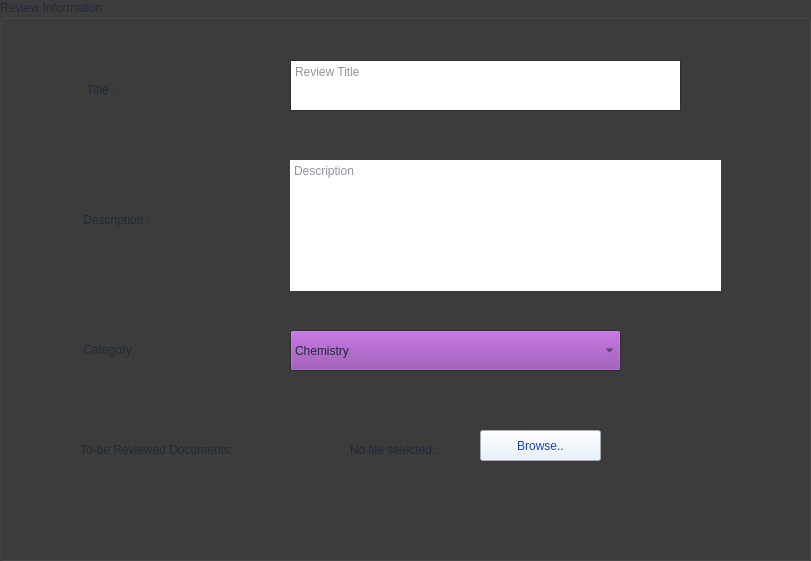
       <widget class="QGroupBox" name="groupBox_6">
        <property name="geometry">
         <rect>
          <x>230</x>
          <y>50</y>
          <width>811</width>
          <height>561</height>
         </rect>
        </property>
        <property name="palette">
         <palette>
          <active>
           <colorrole role="WindowText">
            <brush brushstyle="SolidPattern">
             <color alpha="255">
              <red>31</red>
              <green>41</green>
              <blue>55</blue>
             </color>
            </brush>
           </colorrole>
           <colorrole role="Button">
            <brush brushstyle="SolidPattern">
             <color alpha="255">
              <red>145</red>
              <green>65</green>
              <blue>172</blue>
             </color>
            </brush>
           </colorrole>
           <colorrole role="Text">
            <brush brushstyle="SolidPattern">
             <color alpha="255">
              <red>31</red>
              <green>41</green>
              <blue>55</blue>
             </color>
            </brush>
           </colorrole>
           <colorrole role="ButtonText">
            <brush brushstyle="SolidPattern">
             <color alpha="255">
              <red>31</red>
              <green>41</green>
              <blue>55</blue>
             </color>
            </brush>
           </colorrole>
           <colorrole role="Window">
            <brush brushstyle="SolidPattern">
             <color alpha="255">
              <red>61</red>
              <green>61</green>
              <blue>61</blue>
             </color>
            </brush>
           </colorrole>
           <colorrole role="PlaceholderText">
            <brush brushstyle="SolidPattern">
             <color alpha="128">
              <red>31</red>
              <green>41</green>
              <blue>55</blue>
             </color>
            </brush>
           </colorrole>
          </active>
          <inactive>
           <colorrole role="WindowText">
            <brush brushstyle="SolidPattern">
             <color alpha="255">
              <red>31</red>
              <green>41</green>
              <blue>55</blue>
             </color>
            </brush>
           </colorrole>
           <colorrole role="Button">
            <brush brushstyle="SolidPattern">
             <color alpha="255">
              <red>145</red>
              <green>65</green>
              <blue>172</blue>
             </color>
            </brush>
           </colorrole>
           <colorrole role="Text">
            <brush brushstyle="SolidPattern">
             <color alpha="255">
              <red>31</red>
              <green>41</green>
              <blue>55</blue>
             </color>
            </brush>
           </colorrole>
           <colorrole role="ButtonText">
            <brush brushstyle="SolidPattern">
             <color alpha="255">
              <red>31</red>
              <green>41</green>
              <blue>55</blue>
             </color>
            </brush>
           </colorrole>
           <colorrole role="Window">
            <brush brushstyle="SolidPattern">
             <color alpha="255">
              <red>61</red>
              <green>61</green>
              <blue>61</blue>
             </color>
            </brush>
           </colorrole>
           <colorrole role="PlaceholderText">
            <brush brushstyle="SolidPattern">
             <color alpha="128">
              <red>31</red>
              <green>41</green>
              <blue>55</blue>
             </color>
            </brush>
           </colorrole>
          </inactive>
          <disabled>
           <colorrole role="WindowText">
            <brush brushstyle="SolidPattern">
             <color alpha="255">
              <red>31</red>
              <green>41</green>
              <blue>55</blue>
             </color>
            </brush>
           </colorrole>
           <colorrole role="Button">
            <brush brushstyle="SolidPattern">
             <color alpha="255">
              <red>145</red>
              <green>65</green>
              <blue>172</blue>
             </color>
            </brush>
           </colorrole>
           <colorrole role="Text">
            <brush brushstyle="SolidPattern">
             <color alpha="255">
              <red>31</red>
              <green>41</green>
              <blue>55</blue>
             </color>
            </brush>
           </colorrole>
           <colorrole role="ButtonText">
            <brush brushstyle="SolidPattern">
             <color alpha="255">
              <red>31</red>
              <green>41</green>
              <blue>55</blue>
             </color>
            </brush>
           </colorrole>
           <colorrole role="Base">
            <brush brushstyle="SolidPattern">
             <color alpha="255">
              <red>61</red>
              <green>61</green>
              <blue>61</blue>
             </color>
            </brush>
           </colorrole>
           <colorrole role="Window">
            <brush brushstyle="SolidPattern">
             <color alpha="255">
              <red>61</red>
              <green>61</green>
              <blue>61</blue>
             </color>
            </brush>
           </colorrole>
           <colorrole role="PlaceholderText">
            <brush brushstyle="SolidPattern">
             <color alpha="128">
              <red>31</red>
              <green>41</green>
              <blue>55</blue>
             </color>
            </brush>
           </colorrole>
          </disabled>
         </palette>
        </property>
        <property name="styleSheet">
         <string notr="true">/* Research Publication App Stylesheet - LIGHT MODE */

* {
    font-family: -apple-system, BlinkMacSystemFont, &quot;Segoe UI&quot;, Roboto, Arial, sans-serif;
}

QMainWindow {
    background-color: #f6f8fc;
}

#sidebar {
    background-color: #ffffff;
    border-right: 1px solid #d8e0f0;
}

#appTitle {
    color: #1a7a7f;                /* darker version of your teal */
    font-size: 20pt;
    font-weight: bold;
    padding: 16px;
    background-color: transparent;
}

/* Navigation Buttons */
#homeNavButton, #myPageNavButton, #quitb {
    text-align: left;
    padding: 12px 16px;
    border-radius: 8px;
    background-color: transparent;
    color: #2d3748;
    font-size: 11pt;
    border: none;
}

#homeNavButton:hover, #myPageNavButton:hover {
    background-color: rgba(48, 185, 191, 0.08);
}

#homeNavButton:pressed, #myPageNavButton:pressed {
    background-color: rgba(48, 185, 191, 0.15);
}

#quitb {
    color: #2d3748;
    margin-top: 8px;
}

#quitb:hover {
    background-color: rgba(200, 30, 30, 0.08);
    color: #c62828;
}

/* Top Bars */
#homeTopBar, #myPageTopBar {
    background-color: #f6f8fc;
    padding: 16px 24px;
}

#homeTitle, #myPageTitle {
    color: #1f2937;
    font-size: 18pt;
    font-weight: bold;
    background-color: transparent;
}

/* Search Bar */
QLineEdit#searchBar {
    background-color: #ffffff !important;
    border: 1px solid #c0d0e8;
    border-radius: 20px;
    padding: 10px 16px;
    color: #1f2937;
    font-size: 10pt;
}

QLineEdit#searchBar:focus {
    border: 2px solid #30b9bf;
    background-color: #ffffff !important;
}

QLineEdit#searchBar:hover {
    border: 1px solid #30b9bf;
}

/* Scroll Areas */
#homeScrollArea, #myScrollArea {
    background-color: #f6f8fc;
    border: none;
}

#homeScrollArea &gt; QWidget, #myScrollArea &gt; QWidget {
    background-color: #f6f8fc;
}

/* Publication Cards */
#publicationCard {
    background-color: #ffffff;
    border-radius: 10px;
    border: 1px solid #e2e8f0;
    box-shadow: 0 1px 3px rgba(0,0,0,0.06);
}

#publicationCard:hover {
    border: 1px solid #30b9bf;
    background-color: #f8fcff;
    box-shadow: 0 4px 12px rgba(48,185,191,0.12);
}

#cardTitle {
    color: #1f2937;
    font-size: 14pt;
    font-weight: bold;
    background-color: transparent;
}

#cardAuthors {
    color: #4b5563;
    font-size: 10pt;
    background-color: transparent;
}

#cardDate {
    color: #6b7280;
    font-size: 9pt;
    background-color: transparent;
}

/* Primary Button (Upload/Browse) */
#Browse {
    background-color: #30b9bf;
    color: white;
    border: none;
    border-radius: 20px;
    padding: 10px 20px;
    font-weight: bold;
    font-size: 10pt;
}

#Browse:hover {
    background-color: #3dd4db;
}

#Browse:pressed {
    background-color: #26a0a6;
}

/* Secondary Buttons (View, Download) */
#secondaryButton {
    background-color: transparent;
    border: 1px solid #30b9bf;
    color: #30b9bf;
    border-radius: 16px;
    padding: 6px 16px;
    font-size: 9pt;
    font-weight: 600;
}

#secondaryButton:hover {
    background-color: #30b9bf;
    color: white;
}

#secondaryButton:pressed {
    background-color: #26a0a6;
    color: white;
}

/* Default QPushButton */
QPushButton {
    background-color: #e2efff;
    color: #1e40af;
    border: 1px solid #bfdbfe;
    border-radius: 8px;
    padding: 8px 16px;
    font-size: 10pt;
}

QPushButton:hover {
    background-color: #dbeafe;
    border-color: #93c5fd;
}

QPushButton:pressed {
    background-color: #bfdbfe;
    border-color: #60a5fa;
}

/* ALL QLabel */
QLabel {
    color: #1f2937;
    background-color: transparent;
}

#sidebar QLabel {
    color: #1f2937;
}

/* Status Badges */
.statusAccepted {
    background-color: #dcfce7;
    color: #166534;
    border: 1px solid #86efac;
    border-radius: 12px;
    padding: 4px 12px;
    font-size: 9pt;
    font-weight: bold;
}

.statusReview {
    background-color: #fef3c7;
    color: #92400e;
    border: 1px solid #fcd34d;
    border-radius: 12px;
    padding: 4px 12px;
    font-size: 9pt;
    font-weight: bold;
}

.statusRejected {
    background-color: #fee2e2;
    color: #991b1b;
    border: 1px solid #fca5a5;
    border-radius: 12px;
    padding: 4px 12px;
    font-size: 9pt;
    font-weight: bold;
}

/* Scrollbars */
QScrollBar:vertical {
    background: #f6f8fc;
    width: 10px;
    border-radius: 5px;
}

QScrollBar::handle:vertical {
    background: #c0d0e8;
    min-height: 30px;
    border-radius: 5px;
}

QScrollBar::handle:vertical:hover {
    background: #30b9bf;
}

QScrollBar::add-line:vertical, QScrollBar::sub-line:vertical {
    height: 0px;
}

QScrollBar:horizontal {
    background: #f6f8fc;
    height: 10px;
    border-radius: 5px;
}

QScrollBar::handle:horizontal {
    background: #c0d0e8;
    min-width: 30px;
    border-radius: 5px;
}

QScrollBar::handle:horizontal:hover {
    background: #30b9bf;
}

QScrollBar::add-line:horizontal, QScrollBar::sub-line:horizontal {
    width: 0px;
}

/* ALL Input Fields */
QLineEdit {
    background-color: #ffffff !important;
    border: 1px solid #c0d0e8;
    border-radius: 6px;
    padding: 8px 12px;
    color: #1f2937;
    selection-background-color: #30b9bf;
    selection-color: white;
}

QLineEdit:focus {
    border: 2px solid #30b9bf;
}

QLineEdit:hover {
    border: 1px solid #30b9bf;
}

QTextEdit, QPlainTextEdit {
    background-color: #ffffff !important;
    border: 1px solid #c0d0e8;
    border-radius: 6px;
    padding: 8px 12px;
    color: #1f2937;
    selection-background-color: #30b9bf;
    selection-color: white;
}

QTextEdit:focus, QPlainTextEdit:focus {
    border: 2px solid #30b9bf;
}

QTextEdit:hover, QPlainTextEdit:hover {
    border: 1px solid #30b9bf;
}

/* Combo Boxes */
QComboBox {
    background-color: #ffffff !important;
    border: 1px solid #c0d0e8;
    border-radius: 6px;
    padding: 8px 12px;
    color: #1f2937;
    min-width: 100px;
}

QComboBox:hover {
    border: 1px solid #30b9bf;
}

QComboBox:focus {
    border: 2px solid #30b9bf;
}

QComboBox::drop-down {
    border: none;
    width: 20px;
}

QComboBox::down-arrow {
    width: 0;
    height: 0;
    border-left: 5px solid transparent;
    border-right: 5px solid transparent;
    border-top: 5px solid #6b7280;
}

QComboBox QAbstractItemView {
    background-color: #ffffff;
    border: 1px solid #c0d0e8;
    selection-background-color: #30b9bf;
    selection-color: white;
    outline: none;
}

/* Checkboxes &amp; Radio */
QCheckBox, QRadioButton {
    spacing: 8px;
    color: #1f2937;
}

QCheckBox::indicator, QRadioButton::indicator {
    width: 18px;
    height: 18px;
    border: 1px solid #c0d0e8;
    border-radius: 4px;     /* radio will override radius */
    background-color: #ffffff;
}

QCheckBox::indicator:checked {
    background-color: #30b9bf;
    border: 1px solid #30b9bf;
}

QRadioButton::indicator {
    border-radius: 10px;
}

QRadioButton::indicator:checked {
    background-color: #ffffff;
    border: 5px solid #30b9bf;
}

QCheckBox::indicator:hover, QRadioButton::indicator:hover {
    border: 1px solid #30b9bf;
}

/* Progress Bar */
QProgressBar {
    border: 1px solid #c0d0e8;
    border-radius: 6px;
    text-align: center;
    background-color: #f1f5f9;
    color: #1f2937;
    font-weight: bold;
}

QProgressBar::chunk {
    background-color: #30b9bf;
    border-radius: 4px;
}

/* Tooltips */
QToolTip {
    background-color: #1e293b;
    color: #f1f5f9;
    border: 1px solid #30b9bf;
    padding: 6px 8px;
    border-radius: 4px;
}

/* Tables / List / Tree */
QTableView, QListView, QTreeView {
    background-color: #ffffff;
    border: 1px solid #e2e8f0;
    border-radius: 8px;
    gridline-color: #e2e8f0;
    selection-background-color: #30b9bf;
    selection-color: white;
    color: #1f2937;
    outline: none;
}

QTableView::item:hover, QListView::item:hover, QTreeView::item:hover {
    background-color: #f0f9ff;
}

QHeaderView::section {
    background-color: #f1f5f9;
    padding: 8px;
    border: none;
    border-right: 1px solid #e2e8f0;
    border-bottom: 1px solid #e2e8f0;
    color: #1f2937;
    font-weight: bold;
    font-size: 9pt;
}

/* Menu Bar */
QMenuBar {
    background-color: #ffffff;
    border-bottom: 1px solid #d8e0f0;
    color: #1f2937;
}

QMenuBar::item:selected {
    background-color: #e2efff;
}

QMenu {
    background-color: #ffffff;
    border: 1px solid #d8e0f0;
    color: #1f2937;
}

QMenu::item:selected {
    background-color: #30b9bf;
    color: white;
}

/* Status Bar */
QStatusBar {
    background-color: #f1f5f9;
    border-top: 1px solid #d8e0f0;
    color: #4b5563;
}

/* Group Box */
QGroupBox {
    border: 1px solid #d8e0f0;
    border-radius: 8px;
    margin-top: 12px;
    padding-top: 12px;
    color: #1f2937;
    font-weight: bold;
}

QGroupBox::title {
    subcontrol-origin: margin;
    subcontrol-position: top left;
    padding: 0 8px;
    color: #1a7a7f;
}

/* Tabs */
QTabWidget::pane {
    border: 1px solid #d8e0f0;
    background-color: #ffffff;
    border-radius: 8px;
}

QTabBar::tab {
    background-color: #f8fafc;
    color: #64748b;
    border: none;
    border-bottom: 3px solid transparent;
    padding: 12px 20px;
    font-weight: 500;
}

QTabBar::tab:selected {
    color: #1f2937;
    background-color: #ffffff;
    border-bottom: 3px solid #30b9bf;
}

QTabBar::tab:hover {
    color: #1f2937;
    background-color: #f1f5f9;
}</string>
        </property>
        <property name="title">
         <string>Review Information</string>
        </property>
        <widget class="QPushButton" name="Browse_2">
         <property name="geometry">
          <rect>
           <x>480</x>
           <y>430</y>
           <width>121</width>
           <height>31</height>
          </rect>
         </property>
         <property name="palette">
          <palette>
           <active>
            <colorrole role="WindowText">
             <brush brushstyle="SolidPattern">
              <color alpha="255">
               <red>30</red>
               <green>64</green>
               <blue>175</blue>
              </color>
             </brush>
            </colorrole>
            <colorrole role="Button">
             <brush brushstyle="SolidPattern">
              <color alpha="255">
               <red>226</red>
               <green>239</green>
               <blue>255</blue>
              </color>
             </brush>
            </colorrole>
            <colorrole role="Text">
             <brush brushstyle="SolidPattern">
              <color alpha="255">
               <red>30</red>
               <green>64</green>
               <blue>175</blue>
              </color>
             </brush>
            </colorrole>
            <colorrole role="ButtonText">
             <brush brushstyle="SolidPattern">
              <color alpha="255">
               <red>30</red>
               <green>64</green>
               <blue>175</blue>
              </color>
             </brush>
            </colorrole>
            <colorrole role="Base">
             <brush brushstyle="SolidPattern">
              <color alpha="255">
               <red>226</red>
               <green>239</green>
               <blue>255</blue>
              </color>
             </brush>
            </colorrole>
            <colorrole role="Window">
             <brush brushstyle="SolidPattern">
              <color alpha="255">
               <red>226</red>
               <green>239</green>
               <blue>255</blue>
              </color>
             </brush>
            </colorrole>
            <colorrole role="Highlight">
             <brush brushstyle="SolidPattern">
              <color alpha="255">
               <red>31</red>
               <green>155</green>
               <blue>93</blue>
              </color>
             </brush>
            </colorrole>
            <colorrole role="PlaceholderText">
             <brush brushstyle="SolidPattern">
              <color alpha="128">
               <red>30</red>
               <green>64</green>
               <blue>175</blue>
              </color>
             </brush>
            </colorrole>
           </active>
           <inactive>
            <colorrole role="WindowText">
             <brush brushstyle="SolidPattern">
              <color alpha="255">
               <red>30</red>
               <green>64</green>
               <blue>175</blue>
              </color>
             </brush>
            </colorrole>
            <colorrole role="Button">
             <brush brushstyle="SolidPattern">
              <color alpha="255">
               <red>226</red>
               <green>239</green>
               <blue>255</blue>
              </color>
             </brush>
            </colorrole>
            <colorrole role="Text">
             <brush brushstyle="SolidPattern">
              <color alpha="255">
               <red>30</red>
               <green>64</green>
               <blue>175</blue>
              </color>
             </brush>
            </colorrole>
            <colorrole role="ButtonText">
             <brush brushstyle="SolidPattern">
              <color alpha="255">
               <red>30</red>
               <green>64</green>
               <blue>175</blue>
              </color>
             </brush>
            </colorrole>
            <colorrole role="Base">
             <brush brushstyle="SolidPattern">
              <color alpha="255">
               <red>226</red>
               <green>239</green>
               <blue>255</blue>
              </color>
             </brush>
            </colorrole>
            <colorrole role="Window">
             <brush brushstyle="SolidPattern">
              <color alpha="255">
               <red>226</red>
               <green>239</green>
               <blue>255</blue>
              </color>
             </brush>
            </colorrole>
            <colorrole role="Highlight">
             <brush brushstyle="SolidPattern">
              <color alpha="255">
               <red>31</red>
               <green>155</green>
               <blue>93</blue>
              </color>
             </brush>
            </colorrole>
            <colorrole role="PlaceholderText">
             <brush brushstyle="SolidPattern">
              <color alpha="128">
               <red>30</red>
               <green>64</green>
               <blue>175</blue>
              </color>
             </brush>
            </colorrole>
           </inactive>
           <disabled>
            <colorrole role="WindowText">
             <brush brushstyle="SolidPattern">
              <color alpha="255">
               <red>30</red>
               <green>64</green>
               <blue>175</blue>
              </color>
             </brush>
            </colorrole>
            <colorrole role="Button">
             <brush brushstyle="SolidPattern">
              <color alpha="255">
               <red>226</red>
               <green>239</green>
               <blue>255</blue>
              </color>
             </brush>
            </colorrole>
            <colorrole role="Text">
             <brush brushstyle="SolidPattern">
              <color alpha="255">
               <red>30</red>
               <green>64</green>
               <blue>175</blue>
              </color>
             </brush>
            </colorrole>
            <colorrole role="ButtonText">
             <brush brushstyle="SolidPattern">
              <color alpha="255">
               <red>30</red>
               <green>64</green>
               <blue>175</blue>
              </color>
             </brush>
            </colorrole>
            <colorrole role="Base">
             <brush brushstyle="SolidPattern">
              <color alpha="255">
               <red>226</red>
               <green>239</green>
               <blue>255</blue>
              </color>
             </brush>
            </colorrole>
            <colorrole role="Window">
             <brush brushstyle="SolidPattern">
              <color alpha="255">
               <red>226</red>
               <green>239</green>
               <blue>255</blue>
              </color>
             </brush>
            </colorrole>
            <colorrole role="Highlight">
             <brush brushstyle="SolidPattern">
              <color alpha="255">
               <red>31</red>
               <green>155</green>
               <blue>93</blue>
              </color>
             </brush>
            </colorrole>
            <colorrole role="PlaceholderText">
             <brush brushstyle="SolidPattern">
              <color alpha="128">
               <red>30</red>
               <green>64</green>
               <blue>175</blue>
              </color>
             </brush>
            </colorrole>
           </disabled>
          </palette>
         </property>
         <property name="cursor">
          <cursorShape>PointingHandCursor</cursorShape>
         </property>
         <property name="toolTip">
          <string>Look for files</string>
         </property>
         <property name="styleSheet">
          <string notr="true"/>
         </property>
         <property name="text">
          <string>Browse..</string>
         </property>
        </widget>
        <widget class="QLabel" name="label_14">
         <property name="geometry">
          <rect>
           <x>350</x>
           <y>440</y>
           <width>131</width>
           <height>19</height>
          </rect>
         </property>
         <property name="palette">
          <palette>
           <active>
            <colorrole role="WindowText">
             <brush brushstyle="SolidPattern">
              <color alpha="255">
               <red>31</red>
               <green>41</green>
               <blue>55</blue>
              </color>
             </brush>
            </colorrole>
            <colorrole role="Button">
             <brush brushstyle="SolidPattern">
              <color alpha="0">
               <red>0</red>
               <green>0</green>
               <blue>0</blue>
              </color>
             </brush>
            </colorrole>
            <colorrole role="Text">
             <brush brushstyle="SolidPattern">
              <color alpha="255">
               <red>31</red>
               <green>41</green>
               <blue>55</blue>
              </color>
             </brush>
            </colorrole>
            <colorrole role="ButtonText">
             <brush brushstyle="SolidPattern">
              <color alpha="255">
               <red>31</red>
               <green>41</green>
               <blue>55</blue>
              </color>
             </brush>
            </colorrole>
            <colorrole role="Base">
             <brush brushstyle="SolidPattern">
              <color alpha="0">
               <red>0</red>
               <green>0</green>
               <blue>0</blue>
              </color>
             </brush>
            </colorrole>
            <colorrole role="Window">
             <brush brushstyle="SolidPattern">
              <color alpha="0">
               <red>0</red>
               <green>0</green>
               <blue>0</blue>
              </color>
             </brush>
            </colorrole>
            <colorrole role="PlaceholderText">
             <brush brushstyle="SolidPattern">
              <color alpha="128">
               <red>31</red>
               <green>41</green>
               <blue>55</blue>
              </color>
             </brush>
            </colorrole>
           </active>
           <inactive>
            <colorrole role="WindowText">
             <brush brushstyle="SolidPattern">
              <color alpha="255">
               <red>31</red>
               <green>41</green>
               <blue>55</blue>
              </color>
             </brush>
            </colorrole>
            <colorrole role="Button">
             <brush brushstyle="SolidPattern">
              <color alpha="0">
               <red>0</red>
               <green>0</green>
               <blue>0</blue>
              </color>
             </brush>
            </colorrole>
            <colorrole role="Text">
             <brush brushstyle="SolidPattern">
              <color alpha="255">
               <red>31</red>
               <green>41</green>
               <blue>55</blue>
              </color>
             </brush>
            </colorrole>
            <colorrole role="ButtonText">
             <brush brushstyle="SolidPattern">
              <color alpha="255">
               <red>31</red>
               <green>41</green>
               <blue>55</blue>
              </color>
             </brush>
            </colorrole>
            <colorrole role="Base">
             <brush brushstyle="SolidPattern">
              <color alpha="0">
               <red>0</red>
               <green>0</green>
               <blue>0</blue>
              </color>
             </brush>
            </colorrole>
            <colorrole role="Window">
             <brush brushstyle="SolidPattern">
              <color alpha="0">
               <red>0</red>
               <green>0</green>
               <blue>0</blue>
              </color>
             </brush>
            </colorrole>
            <colorrole role="PlaceholderText">
             <brush brushstyle="SolidPattern">
              <color alpha="128">
               <red>31</red>
               <green>41</green>
               <blue>55</blue>
              </color>
             </brush>
            </colorrole>
           </inactive>
           <disabled>
            <colorrole role="WindowText">
             <brush brushstyle="SolidPattern">
              <color alpha="255">
               <red>31</red>
               <green>41</green>
               <blue>55</blue>
              </color>
             </brush>
            </colorrole>
            <colorrole role="Button">
             <brush brushstyle="SolidPattern">
              <color alpha="0">
               <red>0</red>
               <green>0</green>
               <blue>0</blue>
              </color>
             </brush>
            </colorrole>
            <colorrole role="Text">
             <brush brushstyle="SolidPattern">
              <color alpha="255">
               <red>31</red>
               <green>41</green>
               <blue>55</blue>
              </color>
             </brush>
            </colorrole>
            <colorrole role="ButtonText">
             <brush brushstyle="SolidPattern">
              <color alpha="255">
               <red>31</red>
               <green>41</green>
               <blue>55</blue>
              </color>
             </brush>
            </colorrole>
            <colorrole role="Base">
             <brush brushstyle="SolidPattern">
              <color alpha="0">
               <red>0</red>
               <green>0</green>
               <blue>0</blue>
              </color>
             </brush>
            </colorrole>
            <colorrole role="Window">
             <brush brushstyle="SolidPattern">
              <color alpha="0">
               <red>0</red>
               <green>0</green>
               <blue>0</blue>
              </color>
             </brush>
            </colorrole>
            <colorrole role="PlaceholderText">
             <brush brushstyle="SolidPattern">
              <color alpha="128">
               <red>31</red>
               <green>41</green>
               <blue>55</blue>
              </color>
             </brush>
            </colorrole>
           </disabled>
          </palette>
         </property>
         <property name="text">
          <string>No file selected..</string>
         </property>
        </widget>
        <widget class="QTextEdit" name="textEdit_3">
         <property name="geometry">
          <rect>
           <x>290</x>
           <y>160</y>
           <width>431</width>
           <height>131</height>
          </rect>
         </property>
         <property name="cursor" stdset="0">
          <cursorShape>IBeamCursor</cursorShape>
         </property>
         <property name="frameShape">
          <enum>QFrame::Shape::NoFrame</enum>
         </property>
         <property name="lineWidth">
          <number>9</number>
         </property>
         <property name="placeholderText">
          <string>Description</string>
         </property>
        </widget>
        <widget class="QPlainTextEdit" name="plainTextEdit_2">
         <property name="geometry">
          <rect>
           <x>290</x>
           <y>60</y>
           <width>391</width>
           <height>51</height>
          </rect>
         </property>
         <property name="toolTip">
          <string>What is it about</string>
         </property>
         <property name="statusTip">
          <string/>
         </property>
         <property name="placeholderText">
          <string>Review Title</string>
         </property>
        </widget>
        <widget class="QLabel" name="label_15">
         <property name="geometry">
          <rect>
           <x>80</x>
           <y>80</y>
           <width>131</width>
           <height>19</height>
          </rect>
         </property>
         <property name="text">
          <string>  Title :</string>
         </property>
        </widget>
        <widget class="QLabel" name="label_16">
         <property name="geometry">
          <rect>
           <x>80</x>
           <y>210</y>
           <width>171</width>
           <height>19</height>
          </rect>
         </property>
         <property name="text">
          <string> Description :</string>
         </property>
        </widget>
        <widget class="QLabel" name="label_44">
         <property name="geometry">
          <rect>
           <x>80</x>
           <y>440</y>
           <width>211</width>
           <height>19</height>
          </rect>
         </property>
         <property name="text">
          <string>To-be Reviewed Documents:</string>
         </property>
        </widget>
        <widget class="QLabel" name="label_45">
         <property name="geometry">
          <rect>
           <x>80</x>
           <y>340</y>
           <width>161</width>
           <height>19</height>
          </rect>
         </property>
         <property name="text">
          <string> Category :</string>
         </property>
        </widget>
        <widget class="QComboBox" name="comboBox_4">
         <property name="geometry">
          <rect>
           <x>290</x>
           <y>330</y>
           <width>331</width>
           <height>41</height>
          </rect>
         </property>
         <property name="currentText">
          <string>Chemistry</string>
         </property>
         <item>
          <property name="text">
           <string>Chemistry</string>
          </property>
         </item>
         <item>
          <property name="text">
           <string>Biology</string>
          </property>
         </item>
         <item>
          <property name="text">
           <string>Physics</string>
          </property>
         </item>
        </widget>
       </widget>
